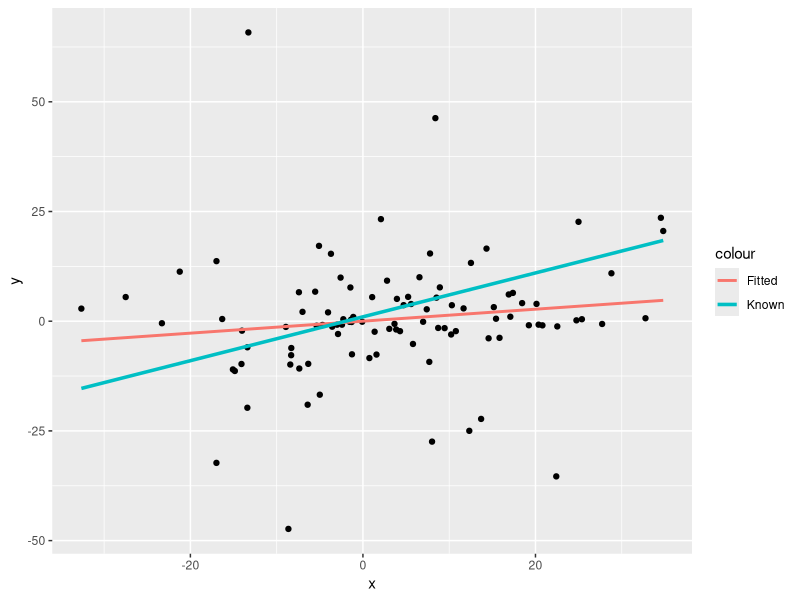
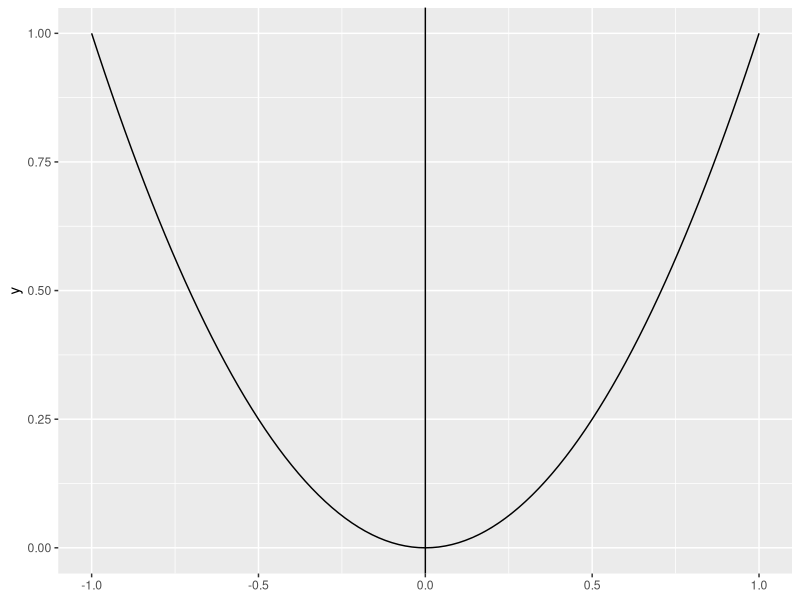
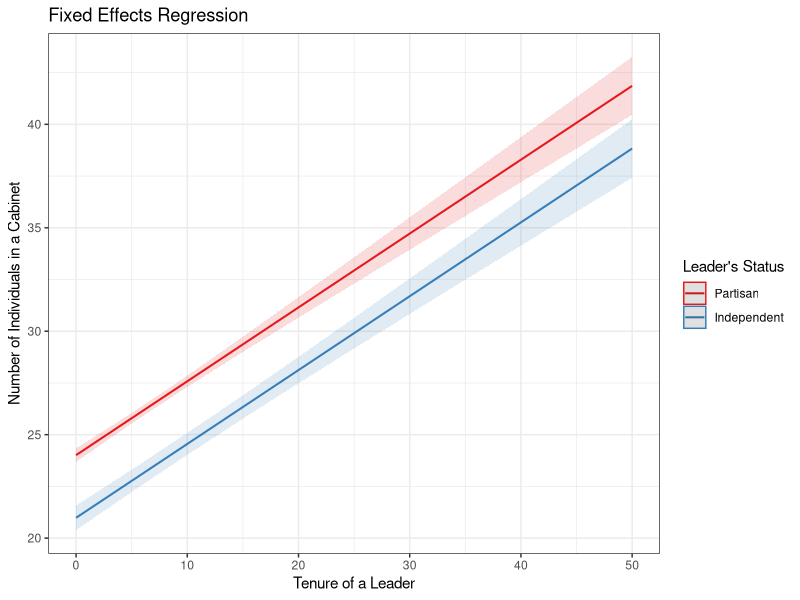
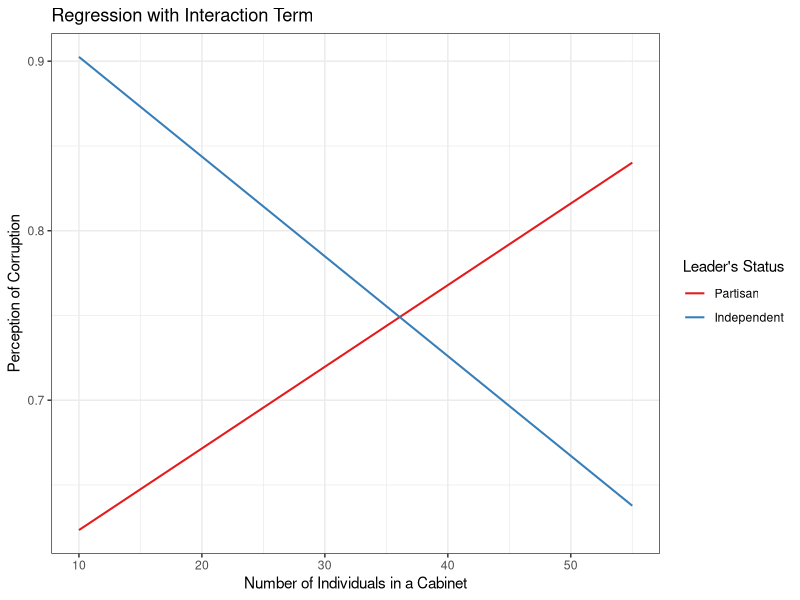
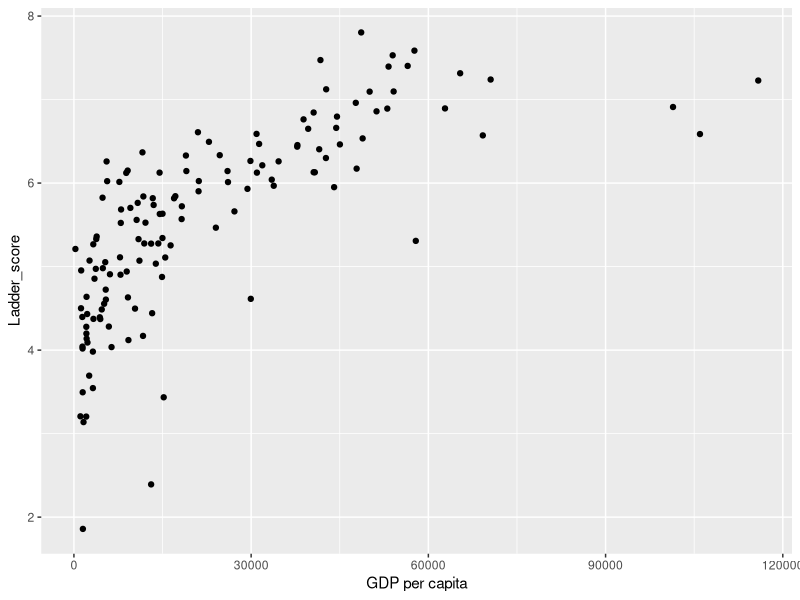
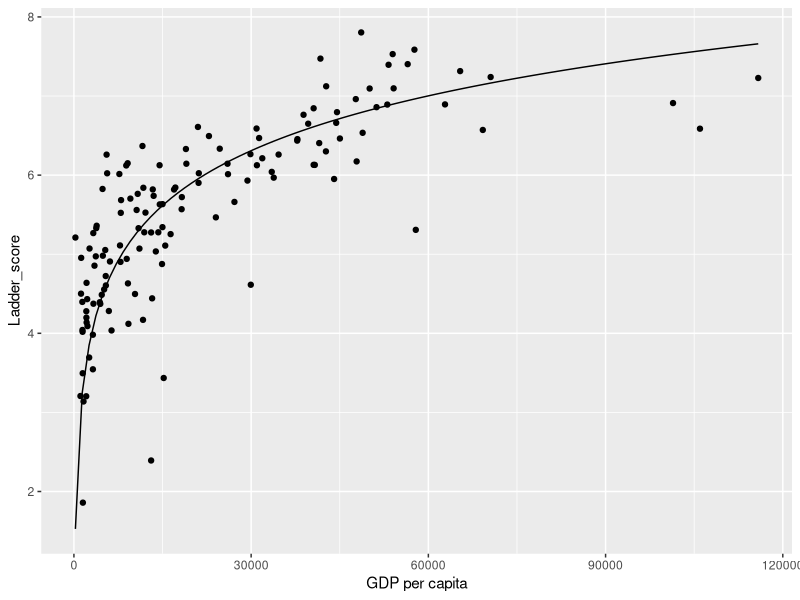
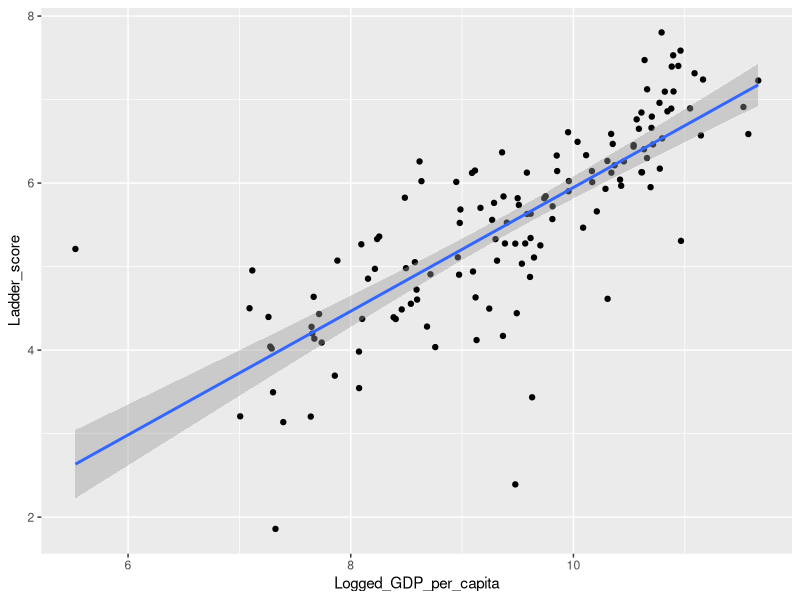
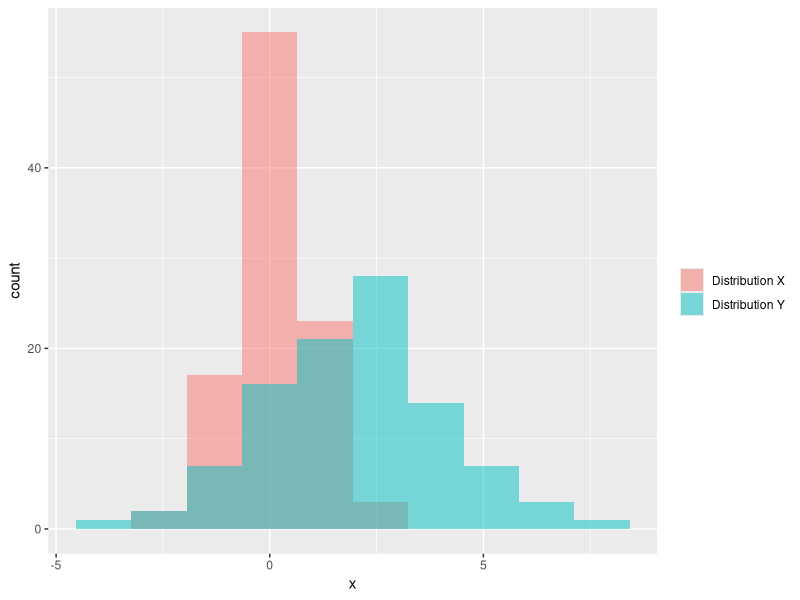

The R script that drew these images, in order:
## ---- chunk 1
#| message: false
library(tidyverse)

whr = read.csv("data/WHR.csv")
## ---- chunk 2
#| message: false
#| warning: false

set.seed(123)

example_data = data.frame(x = rnorm(100,
                                    mean = 2,
                                    sd = 15),
                          y = rnorm(100,
                                    mean = 2,
                                    sd = 15) * rnorm(100))

ggplot(example_data, aes(x = x, y = y)) +
  geom_point() +
  geom_smooth(aes(color = "Fitted"), method = "lm", se = F) +
  geom_function(aes(color = "Known"), fun = function(x){1 + 0.5 * x}, size = 1.2) 
## ---- chunk 3
ggplot() +
  geom_function(fun = function(x){x^2}) +
  geom_vline(xintercept = 0) +
  xlim(-1, 1)
## ---- chunk 4
whogov = read.csv("data/WhoGov.csv")
## ---- chunk 5
whogov = whogov %>%
  mutate(indep = ifelse(leader_party == "independent", "Independent", "Partisan"))
## ---- chunk 6
whogov$indep = as.factor(whogov$indep)
## ---- chunk 7
model_fe = lm(n_individuals ~ leaderexperience_continuous + indep, whogov) 
summary(model_fe)
## ---- chunk 8
whogov$indep = relevel(whogov$indep, ref = "Partisan")
model_fe = lm(n_individuals ~ leaderexperience_continuous + indep, whogov) 
summary(model_fe)
## ---- chunk 9
#| warning: false

library(ggeffects)
## ---- chunk 10
#| warning: false

ggpredict(model_fe, terms = c("leaderexperience_continuous", "indep")) %>%
  plot() +
  labs(title = "Fixed Effects Regression",
       x = "Tenure of a Leader",
       y = "Number of Individuals in a Cabinet",
       color = "Leader's Status") +
  theme_bw()
## ---- chunk 11
whr_subset = whr %>%
  select(Country_name, Perceptions_of_corruption)

whogov_subset = whogov %>%
  filter(year == 2021) %>%
  select(country_name, n_individuals, indep)
## ---- chunk 12
whr_whogov = whr_subset %>%
  left_join(whogov_subset, by = c("Country_name" = "country_name")) 
## ---- chunk 13
head(whr_whogov)
## ---- chunk 14
model_in = lm(Perceptions_of_corruption ~ n_individuals * indep, whr_whogov)
summary(model_in)
## ---- chunk 15
#| warning: false

ggpredict(model_in, terms= c("n_individuals", "indep")) %>%
  plot(show_ci = FALSE) +
  labs(title = "Regression with Interaction Term",
       x = "Number of Individuals in a Cabinet",
       y = "Perception of Corruption",
       color = "Leader's Status") +
  theme_bw()
## ---- chunk 16
ggpredict(model_in, terms= c("n_individuals [12]", "indep [Independent]"))
## ---- chunk 17
ggplot(whr) +
  geom_point(aes(x = exp(Logged_GDP_per_capita), y = Ladder_score)) +
  labs(x = "GDP per capita")
## ---- chunk 18
ggplot(whr, aes(x = exp(Logged_GDP_per_capita), y = Ladder_score)) +
  geom_point() +
  geom_function(fun = function(x){log(x) - 4}) +
  labs(x = "GDP per capita")
## ---- chunk 19
#| message: false

ggplot(whr, aes(x = Logged_GDP_per_capita, y = Ladder_score)) +
  geom_point() +
  geom_smooth(method = "lm")
## ---- chunk 20
set.seed(123)
x = rnorm(100,
          mean = 0,
          sd = 1)

set.seed(111)
y = rnorm(100,
          mean = 2,
          sd = 2)

ggplot() +
  geom_histogram(aes(x = x, fill = "Distribution X"), alpha = 0.5, bins = 10) +
  geom_histogram(aes(x = y, fill = "Distribution Y"), alpha = 0.5, bins = 10) +
  labs(fill = "")
## ---- chunk 21
t.test(x, y)
## ---- chunk 22
x_distribution = data.frame(value = x,
                            distribution = "X distribution")

y_distribution = data.frame(value = y,
                            distribution = "Y distribution")

xy_distirbutions = rbind(x_distribution, y_distribution)

head(xy_distirbutions)
## ---- chunk 23
ci_xy = xy_distirbutions %>%
  group_by(distribution) %>%
  summarize(
      mean_value = mean(value, na.rm = TRUE),
      lower = mean_value - 1.96 * sd(value, na.rm = TRUE) / sqrt(n()),
      upper = mean_value + 1.96 * sd(value, na.rm = TRUE) / sqrt(n()))

ci_xy
## ---- chunk 24
ggplot(ci_xy) +
  geom_linerange(aes(x = distribution,
                     ymin = lower,
                     ymax = upper),
                 size = 2) +
  geom_point(aes(x = distribution,
                 y = mean_value),
             size = 5)
